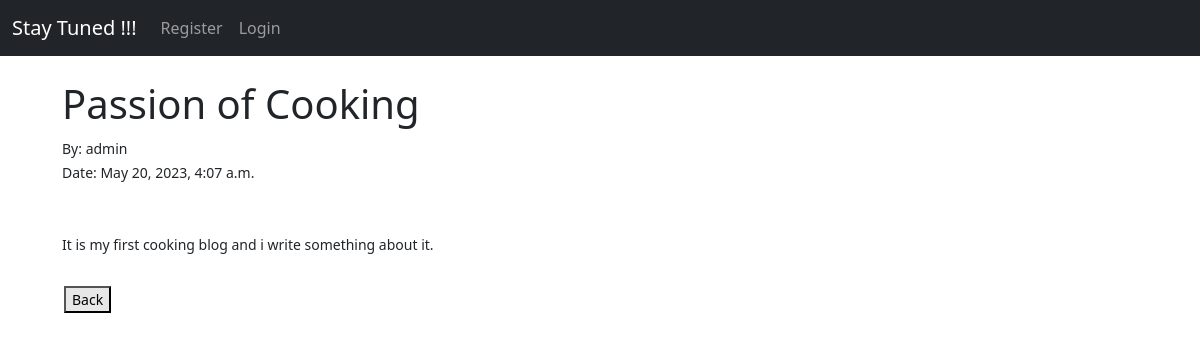
The app's page /article/1 with its own data.
### blog/models.py (models this page shows, shortened)
class Post(models.Model):
    title=models.CharField(max_length=100)
    title_tag=models.CharField(max_length=255)
    author= models.ForeignKey(User,on_delete=models.CASCADE)
    body= models.TextField()
    created_at=models.DateTimeField(default=datetime.now,blank=True)

### blog/views.py (the view)
# urls.py: path('article/<int:pk>',ArticleDetailView.as_view(),name='article-detail'),
class ArticleDetailView(DetailView):
    model=Post
    template_name='article_details.html'

### templates/article_details.html (shortened to what this page needs)
{%extends 'base.html' %}
{% block content %}
<h1>
    {{post.title}}
</h1>
<small>By: {{post.author}}</small><br/>
<small>Date: {{post.created_at}}
<small></small><br/>
<br>
{{post.body|safe}}
<br>
<button id="btn_link" class="button">
<a href="{% url 'home' %}" style="text-decoration:none; color:#000000" > Back</a>
</button>
{% endblock  %}

### templates/article_details.html (style rules this page uses)
.button { background-color:#e7e7e7; border:none padding: 25px 32px; text-align:center; text-decoration:none; display:inline-block; front-size:16px; margin:6px 2px; cursor:pointer; }

### records on screen
Post: title "Passion of Cooking", author "admin", created_at "May 20, 2023, 4:07 a.m.", body "It is my first cooking blog and i write something about it."
